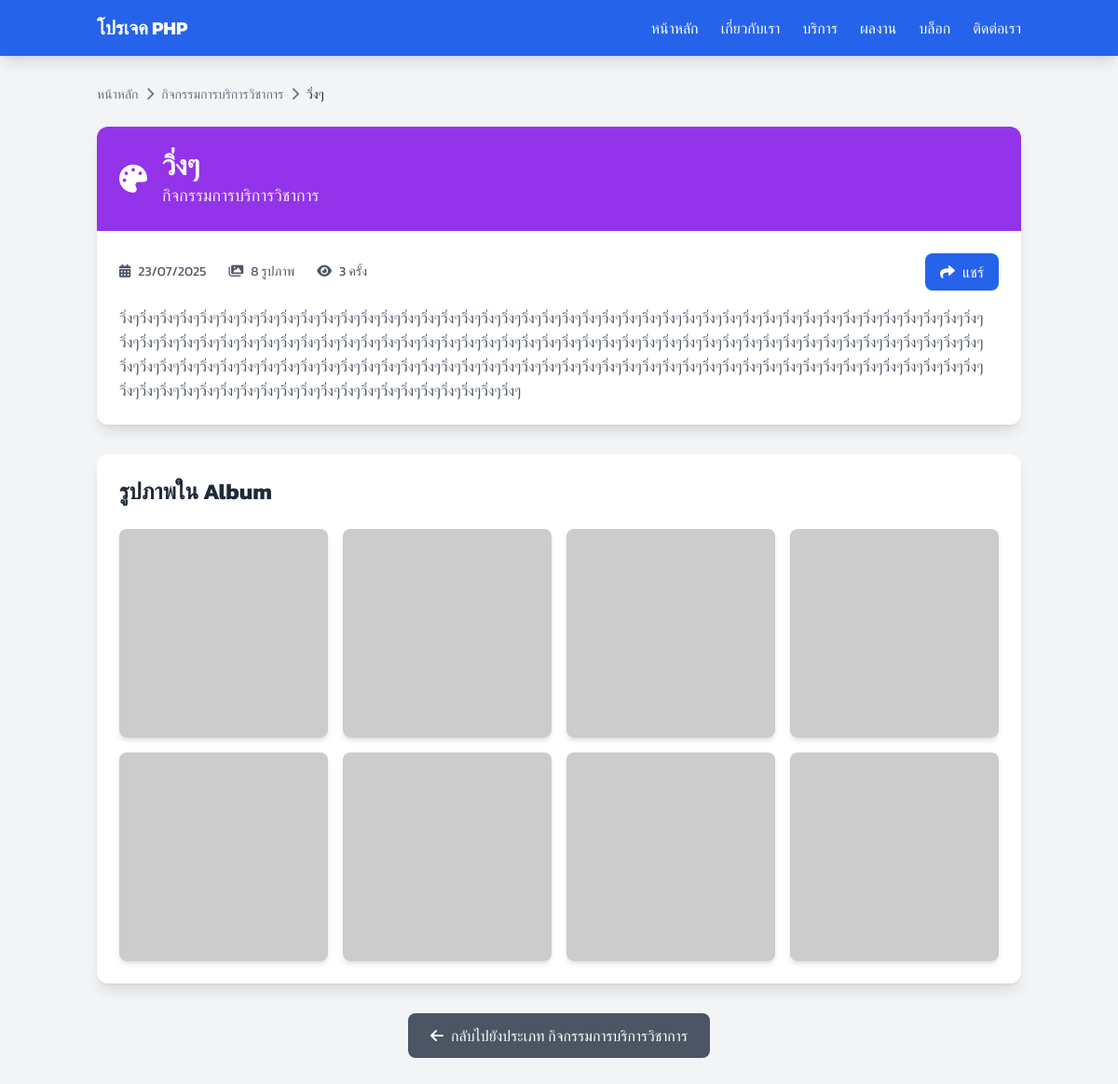
The app's page /album_detail.php?id=8 with its own data.
### tables this page shows
CREATE TABLE `albums` (
  `id` int NOT NULL,
  `category_id` int NOT NULL,
  `title` varchar(200) NOT NULL,
  `description` text,
  `cover_image` varchar(255) DEFAULT NULL,
  `status` enum('active','inactive') DEFAULT 'active',
  `view_count` int DEFAULT '0',
  `date_created` date NOT NULL,
  `created_by` int DEFAULT NULL,
  `created_at` timestamp NULL DEFAULT CURRENT_TIMESTAMP,
  `updated_at` timestamp NULL DEFAULT CURRENT_TIMESTAMP ON UPDATE CURRENT_TIMESTAMP
);

CREATE TABLE `album_categories` (
  `id` int NOT NULL,
  `name` varchar(100) NOT NULL,
  `description` text,
  `icon` varchar(50) DEFAULT 'fas fa-folder',
  `color` varchar(20) DEFAULT 'bg-blue-600',
  `created_at` timestamp NULL DEFAULT CURRENT_TIMESTAMP
);

CREATE TABLE `album_images` (
  `id` int NOT NULL,
  `album_id` int NOT NULL,
  `image_path` varchar(255) NOT NULL,
  `image_title` varchar(200) DEFAULT '',
  `image_description` text,
  `image_order` int DEFAULT '1',
  `is_cover` tinyint(1) DEFAULT '0',
  `created_at` timestamp NULL DEFAULT CURRENT_TIMESTAMP
);

### html/models/Album.php (called while the page is built, shortened)
<?php
class Album {
    private $conn;
    public function __construct($db) {
        $this->conn = $db;
    }
    public function getAlbumImages($album_id, $limit = 4) {
        $query = "SELECT
                    image_path,
                    image_title,
                    image_description,
                    is_cover
                  FROM album_images
                  WHERE album_id = ?
                  ORDER BY image_order
                  LIMIT ?";
        $stmt = $this->conn->prepare($query);
        $stmt->bindParam(1, $album_id, PDO::PARAM_INT);
        $stmt->bindParam(2, $limit, PDO::PARAM_INT);
        $stmt->execute();
        return $stmt;
    }
    public function getAlbumById($album_id) {
        $query = "SELECT
                    a.*,
                    c.name as category_name,
                    c.color,
                    c.icon
                  FROM albums a
                  JOIN album_categories c ON a.category_id = c.id
                  WHERE a.id = ? AND a.status = 'active'";
        $stmt = $this->conn->prepare($query);
        $stmt->bindParam(1, $album_id);
        $stmt->execute();
        return $stmt;
    }
}
?>

### html/album_detail.php (the view, shortened to what this page needs)
<?php
include_once 'models/Album.php';
$database = new Database();
$db = $database->getConnection();
$album_model = new Album($db);
$album_id = isset($_GET['id']) ? (int)$_GET['id'] : 0;
$album_model->incrementViewCount($album_id);
$album_stmt = $album_model->getAlbumById($album_id);
$album = $album_stmt->fetch(PDO::FETCH_ASSOC);
$images_stmt = $album_model->getAlbumImages($album_id, 100);
$images = [];
while ($img = $images_stmt->fetch(PDO::FETCH_ASSOC)) {
    $images[] = $img;
}
?>
<!DOCTYPE html>
<html lang="th">
<head>
    <link rel="stylesheet" href="assets/css/kanit-font.css">
    <script src="https://cdn.tailwindcss.com"></script>
    <link rel="stylesheet" href="https://cdnjs.cloudflare.com/ajax/libs/font-awesome/6.0.0/css/all.min.css">
</head>
<body class="bg-gray-100">
    <?php include 'components/navbar.php'; ?>
    <div class="container mx-auto px-4 py-8">
        <nav class="mb-6">
            <ol class="flex items-center space-x-2 text-sm text-gray-500">
                <li><a href="index.php" class="hover:text-blue-600">หน้าหลัก</a></li>
                <li><i class="fas fa-chevron-right"></i></li>
                <li><a href="category.php?id=<?php echo $album['category_id']; ?>" class="hover:text-blue-600"><?php echo htmlspecialchars($album['category_name']); ?></a></li>
                <li><i class="fas fa-chevron-right"></i></li>
                <li class="text-gray-800"><?php echo htmlspecialchars($album['title']); ?></li>
            </ol>
        </nav>
        <div class="bg-white rounded-xl shadow-lg overflow-hidden mb-8">
            <div class="<?php echo htmlspecialchars($album['color']); ?> text-white p-6">
                <div class="flex items-center space-x-4">
                    <i class="<?php echo htmlspecialchars($album['icon']); ?> text-3xl"></i>
                    <div>
                        <h1 class="text-3xl font-bold"><?php echo htmlspecialchars($album['title']); ?></h1>
                        <p class="text-lg opacity-90"><?php echo htmlspecialchars($album['category_name']); ?></p>
                    </div>
                </div>
            </div>
            <div class="p-6">
                <div class="flex flex-wrap items-center justify-between mb-4">
                    <div class="flex items-center space-x-6 text-sm text-gray-600">
                        <span><i class="fas fa-calendar-alt mr-2"></i><?php echo date('d/m/Y', strtotime($album['date_created'])); ?></span>
                        <span><i class="fas fa-images mr-2"></i><?php echo count($images); ?> รูปภาพ</span>
                        <span><i class="fas fa-eye mr-2"></i><?php echo number_format($album['view_count']); ?> ครั้ง</span>
                    </div>
                    <button onclick="shareAlbum()" class="bg-blue-600 text-white px-4 py-2 rounded-lg hover:bg-blue-700 transition-colors">
                        <i class="fas fa-share mr-2"></i>แชร์
                    </button>
                </div>
                <p class="text-gray-600 leading-relaxed"><?php echo htmlspecialchars($album['description']); ?></p>
            </div>
        </div>
        <div class="bg-white rounded-xl shadow-lg p-6">
            <h2 class="text-2xl font-bold text-gray-800 mb-6">รูปภาพใน Album</h2>
            <?php if (empty($images)): ?>
                <div class="text-center py-12">
                    <i class="fas fa-images text-6xl text-gray-300 mb-4"></i>
                    <p class="text-gray-500 text-lg">ยังไม่มีรูปภาพใน Album นี้</p>
                </div>
            <?php else: ?>
                <div class="grid grid-cols-1 sm:grid-cols-2 md:grid-cols-3 lg:grid-cols-4 gap-4">
                    <?php foreach ($images as $index => $image): ?>
                        <div class="group cursor-pointer" onclick="openLightbox(<?php echo $index; ?>)">
                            <div class="aspect-square overflow-hidden rounded-lg shadow-md">
                                <img src="<?php echo htmlspecialchars($image['image_path']); ?>"
                                     alt="<?php echo htmlspecialchars($image['image_title']); ?>"
                                     class="w-full h-full object-cover group-hover:scale-110 transition-transform duration-300"
                                     onerror="this.src='https://via.placeholder.com/300x300/E5E7EB/6B7280?text=ไม่พบรูปภาพ'">
                            </div>
                        </div>
                    <?php endforeach; ?>
                </div>
            <?php endif; ?>
        </div>
        <div class="mt-8 text-center">
            <a href="category.php?id=<?php echo $album['category_id']; ?>"
               class="inline-flex items-center bg-gray-600 text-white px-6 py-3 rounded-lg hover:bg-gray-700 transition-colors">
                <i class="fas fa-arrow-left mr-2"></i>
                กลับไปยังประเภท <?php echo htmlspecialchars($album['category_name']); ?>
            </a>
        </div>
    </div>
</body>
</html>

### html/components/navbar.php (shortened to what this page needs)
<nav class="bg-blue-600 shadow-lg">
    <div class="container mx-auto px-4">
        <div class="flex justify-between items-center py-4">
            <div class="text-white text-xl font-bold">
                โปรเจค PHP
            </div>
            <div class="hidden md:flex space-x-6">
                <a href="../index.php" class="text-white hover:text-blue-200 transition-colors">หน้าหลัก</a>
                <a href="pages/about.php" class="text-white hover:text-blue-200 transition-colors">เกี่ยวกับเรา</a>
                <a href="pages/services.php" class="text-white hover:text-blue-200 transition-colors">บริการ</a>
                <a href="pages/portfolio.php" class="text-white hover:text-blue-200 transition-colors">ผลงาน</a>
                <a href="pages/blog.php" class="text-white hover:text-blue-200 transition-colors">บล็อก</a>
                <a href="pages/contact.php" class="text-white hover:text-blue-200 transition-colors">ติดต่อเรา</a>
            </div>
        </div>
    </div>
</nav>

### records on screen
albums: category.name "กิจกรรมการบริการวิชาการ", title "วิ่งๆ", date_created "23/07/2025", view_count "3", description "วิ่งๆวิ่งๆวิ่งๆวิ่งๆวิ่งๆวิ่งๆวิ่งๆวิ่งๆวิ่งๆวิ่งๆวิ่งๆวิ่งๆวิ่งๆวิ่งๆวิ่งๆวิ่งๆวิ่งๆวิ่งๆวิ่งๆวิ่งๆวิ่งๆวิ่งๆวิ่งๆวิ่งๆวิ่งๆวิ่งๆวิ่งๆวิ่งๆวิ่งๆวิ่งๆวิ่งๆวิ่งๆวิ่งๆวิ่งๆวิ่งๆวิ่งๆวิ่งๆวิ่งๆวิ่งๆวิ่งๆวิ่งๆวิ่งๆวิ่งๆวิ่งๆวิ่งๆวิ่งๆวิ่งๆวิ่งๆวิ่งๆวิ่งๆวิ่งๆวิ่งๆวิ่งๆวิ่งๆวิ่งๆวิ่งๆวิ่งๆวิ่งๆวิ่งๆวิ่งๆวิ่งๆวิ่งๆวิ่งๆวิ่งๆวิ่งๆวิ่งๆวิ่งๆวิ่งๆวิ่งๆวิ่งๆวิ่งๆวิ่งๆวิ่งๆวิ่งๆวิ่งๆวิ่งๆวิ่งๆวิ่งๆวิ่งๆวิ่งๆวิ่งๆวิ่งๆวิ่งๆวิ่งๆวิ่งๆวิ่งๆวิ่งๆวิ่งๆวิ่งๆวิ่งๆวิ่งๆวิ่งๆวิ่งๆวิ่งๆวิ่งๆวิ่งๆวิ่งๆวิ่งๆวิ่งๆวิ่งๆวิ่งๆวิ่งๆวิ่งๆวิ่งๆวิ่งๆวิ่งๆวิ่งๆวิ่งๆวิ่งๆวิ่งๆวิ่งๆวิ่งๆวิ่งๆวิ่งๆวิ่งๆวิ่งๆวิ่งๆวิ่งๆวิ่งๆวิ่งๆวิ่งๆวิ่งๆวิ่งๆวิ่งๆวิ่งๆวิ่งๆวิ่งๆวิ่งๆวิ่งๆวิ่งๆวิ่งๆวิ่งๆวิ่งๆวิ่งๆวิ่งๆวิ่งๆวิ่งๆวิ่งๆวิ่งๆวิ่งๆ…"

### other values on screen
count($images) "8"
